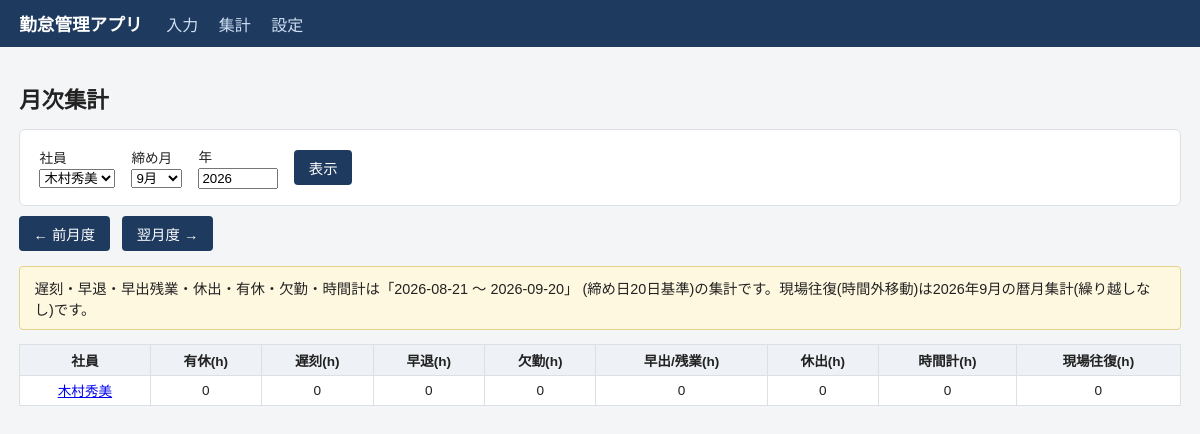
The page /summary?employee_id=1 on the database its author committed.
### tables this page shows
CREATE TABLE employees (
                id INTEGER PRIMARY KEY AUTOINCREMENT,
                name TEXT NOT NULL UNIQUE,
                sort_order INTEGER NOT NULL,
                active INTEGER NOT NULL DEFAULT 1
            );

### app.py (the view)
@app.route("/summary")
def summary():
    today = date.today()
    year = request.args.get("year", type=int) or today.year
    month = request.args.get("month", type=int) or today.month
    employee_id = request.args.get("employee_id", default="all")
    employees = db.list_employees()
    closing_day = db.get_closing_day()
    if employee_id == "all":
        targets = employees
    else:
        emp = db.get_employee(int(employee_id))
        targets = [emp] if emp else []
    results = []
    for emp in targets:
        rep = db.summarize_reporting_period(emp["id"], year, month, closing_day)
        travel_hours = db.summarize_calendar_travel(emp["id"], year, month)
        results.append({"employee": emp, "reporting": rep, "travel_hours": travel_hours})
    (py, pm), (ny, nm) = _prev_next_month(year, month)
    return render_template(
        "summary.html",
        employees=employees, results=results, year=year, month=month,
        employee_id=employee_id, closing_day=closing_day,
        prev_year=py, prev_month=pm, next_year=ny, next_month=nm,
    )

### app.py (called while the page is built)
@app.before_request
def _ensure_db():
    db.init_db()

def _prev_next_month(year, month):
    prev_year, prev_month = (year - 1, 12) if month == 1 else (year, month - 1)
    next_year, next_month = (year + 1, 1) if month == 12 else (year, month + 1)
    return (prev_year, prev_month), (next_year, next_month)

### db.py (called while the page is built)
@contextmanager
def get_conn():
    conn = sqlite3.connect(DB_PATH)
    conn.row_factory = sqlite3.Row
    conn.execute("PRAGMA foreign_keys = ON")
    try:
        yield conn
        conn.commit()
    finally:
        conn.close()

def get_setting(key, default=None):
    with get_conn() as conn:
        row = conn.execute("SELECT value FROM settings WHERE key = ?", (key,)).fetchone()
        return row["value"] if row else default

def get_closing_day():
    return int(get_setting("closing_day", "20"))

def list_employees(active_only=True):
    with get_conn() as conn:
        q = "SELECT * FROM employees"
        if active_only:
            q += " WHERE active = 1"
        q += " ORDER BY sort_order, id"
        return [dict(r) for r in conn.execute(q).fetchall()]

def get_employee(employee_id):
    with get_conn() as conn:
        row = conn.execute("SELECT * FROM employees WHERE id = ?", (employee_id,)).fetchone()
        return dict(row) if row else None

def _clamp_day(year, month, day):
    last = calendar.monthrange(year, month)[1]
    return min(day, last)

def reporting_period_for_label(year: int, month: int, closing_day: int):
    period_end = date(year, month, _clamp_day(year, month, closing_day))
    prev_month = month - 1
    prev_year = year
    if prev_month == 0:
        prev_month = 12
        prev_year -= 1
    period_start = date(prev_year, prev_month, _clamp_day(prev_year, prev_month, closing_day + 1))
    return period_start, period_end

def summarize_calendar_travel(employee_id, year, month):
    start = date(year, month, 1)
    end = date(year, month, calendar.monthrange(year, month)[1])
    with get_conn() as conn:
        row = conn.execute(
            """SELECT COALESCE(SUM(travel_hours), 0) AS travel_hours
               FROM daily_records WHERE employee_id = ? AND date BETWEEN ? AND ?""",
            (employee_id, start.isoformat(), end.isoformat()),
        ).fetchone()
    return row["travel_hours"]

### templates/summary.html (shortened to what this page needs)
{% extends "base.html" %}
{% block content %}
<h1>月次集計</h1>
<form class="card form-inline" method="get" action="{{ url_for('summary') }}">
  <label>社員
    <select name="employee_id">
      {% for e in employees %}
      <option value="{{ e.id }}" {{ 'selected' if employee_id|string == e.id|string else '' }}>{{ e.name }}</option>
      {% endfor %}
    </select>
  </label>
  <label>締め月
    <select name="month" id="month-select">
      {% for m in range(1, 13) %}
      <option value="{{ m }}" {{ 'selected' if m == month else '' }}>{{ m }}月</option>
      {% endfor %}
    </select>
  </label>
  <label>年
    <input type="number" name="year" value="{{ year }}" style="width:6em">
  </label>
  <button type="submit">表示</button>
</form>
<div class="toolbar">
  <a class="btn" href="{{ url_for('summary', employee_id=employee_id, year=prev_year, month=prev_month) }}">← 前月度</a>
  <a class="btn" href="{{ url_for('summary', employee_id=employee_id, year=next_year, month=next_month) }}">翌月度 →</a>
</div>
{% if results %}
<p class="note-box">
  遅刻・早退・早出残業・休出・有休・欠勤・時間計は「{{ results[0].reporting.period_start }} 〜 {{ results[0].reporting.period_end }}」
  (締め日{{ closing_day }}日基準)の集計です。現場往復(時間外移動)は{{ year }}年{{ month }}月の暦月集計(繰り越しなし)です。
</p>
<div class="table-wrap">
<table class="summary-table">
  <thead>
    <tr>
      <th>社員</th>
      <th>有休(h)</th>
      <th>遅刻(h)</th>
      <th>早退(h)</th>
      <th>欠勤(h)</th>
      <th>早出/残業(h)</th>
      <th>休出(h)</th>
      <th>時間計(h)</th>
      <th>現場往復(h)</th>
    </tr>
  </thead>
  <tbody>
    {% for r in results %}
    <tr>
      <td><a href="{{ url_for('entry', employee_id=r.employee.id, year=year, month=month) }}">{{ r.employee.name }}</a></td>
      <td>{{ r.reporting.paid_leave_hours }}</td>
      <td>{{ r.reporting.late_hours }}</td>
      <td>{{ r.reporting.early_leave_hours }}</td>
      <td>{{ r.reporting.absence_hours }}</td>
      <td>{{ r.reporting.overtime_hours }}</td>
      <td>{{ r.reporting.holiday_work_hours }}</td>
      <td>{{ r.reporting.total_hours }}</td>
      <td>{{ r.travel_hours }}</td>
    </tr>
    {% endfor %}
  </tbody>
</table>
</div>
{% else %}
<p>データがありません。</p>
{% endif %}
{% endblock %}

### static/style.css (style rules this page uses)
* { box-sizing: border-box; }
body { font-family: "Yu Gothic UI", "Meiryo", sans-serif; margin: 0; background: #f4f5f7; color: #222; }
h1 { font-size: 1.4em; }
.card { background: #fff; border: 1px solid #dcdfe4; border-radius: 6px; padding: 1em 1.2em; margin-bottom: 1.2em; }
.form-inline { display: flex; flex-wrap: wrap; gap: 1em; align-items: center; margin-bottom: 0.6em; }
.form-inline label { display: flex; flex-direction: column; font-size: 0.85em; gap: 0.2em; }
button, .btn { background: #1f3a5f; color: #fff; border: none; border-radius: 4px; padding: 0.5em 1em; cursor: pointer; text-decoration: none; font-size: 0.9em; display: inline-block; }
.toolbar { display: flex; align-items: center; gap: 0.8em; margin-bottom: 0.8em; flex-wrap: wrap; }
.note-box { background: #fff8e1; border: 1px solid #e6d28a; border-radius: 4px; padding: 0.7em 1em; font-size: 0.9em; }
.table-wrap { overflow-x: auto; }
table { border-collapse: collapse; width: 100%; background: #fff; }
th, td { border: 1px solid #dcdfe4; padding: 0.35em 0.45em; font-size: 0.85em; text-align: center; }
th { background: #eef1f5; position: sticky; top: 0; }

### rows shown on the page
employees: employee.name "木村秀美", reporting.paid_leave_hours "0", reporting.late_hours "0", reporting.early_leave_hours "0", reporting.absence_hours "0", reporting.overtime_hours "0", reporting.holiday_work_hours "0", reporting.total_hours "0", travel_hours "0"

### other values the page prints
{{ results[0].reporting.period_start }} "2026-08-21"
{{ results[0].reporting.period_end }} "2026-09-20"
{{ closing_day }} "20"
{{ year }} "2026"
{{ month }} "9"
form field employee_id "木村秀美"
form field month "9月"
